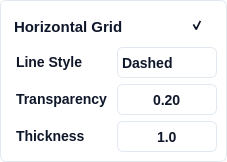
             <widget class="QFrame" name="verticalFrame_7">
              <property name="styleSheet">
               <string notr="true">background: #FFFFFF;
border: 1px solid #E2E8F0; /* slate/200 */
border-radius: 6px;</string>
              </property>
              <layout class="QVBoxLayout" name="verticalLayout_9">
               <property name="leftMargin">
                <number>9</number>
               </property>
               <property name="topMargin">
                <number>9</number>
               </property>
               <property name="rightMargin">
                <number>9</number>
               </property>
               <property name="bottomMargin">
                <number>9</number>
               </property>
               <item>
                <layout class="QHBoxLayout" name="horizontalLayout_59" stretch="0,0,0">
                 <property name="leftMargin">
                  <number>0</number>
                 </property>
                 <property name="topMargin">
                  <number>0</number>
                 </property>
                 <property name="rightMargin">
                  <number>0</number>
                 </property>
                 <property name="bottomMargin">
                  <number>0</number>
                 </property>
                 <item>
                  <widget class="QLabel" name="label_52">
                   <property name="styleSheet">
                    <string notr="true"> 	border: none;
	color: #0F172A;  /* Text color */
    font-family: 'Segoe UI', sans-serif;  /* Font family */
    font-style: normal;  /* Font style */
    font-weight: 500;  /* Font weight */
    font-size: 15px;  /* Font size */
    line-height: 24px;  /* Line height */
    padding-top: 4px;  /* Padding */</string>
                   </property>
                   <property name="text">
                    <string>&lt;html&gt;&lt;head/&gt;&lt;body&gt;&lt;p&gt;Horizontal Grid&lt;/p&gt;&lt;/body&gt;&lt;/html&gt;</string>
                   </property>
                  </widget>
                 </item>
                 <item>
                  <spacer name="horizontalSpacer_4">
                   <property name="orientation">
                    <enum>Qt::Horizontal</enum>
                   </property>
                   <property name="sizeHint" stdset="0">
                    <size>
                     <width>40</width>
                     <height>20</height>
                    </size>
                   </property>
                  </spacer>
                 </item>
                 <item>
                  <widget class="QCheckBox" name="pyqt5_checkbox_v_grid_visibility">
                   <property name="sizePolicy">
                    <sizepolicy hsizetype="Expanding" vsizetype="Expanding">
                     <horstretch>0</horstretch>
                     <verstretch>0</verstretch>
                    </sizepolicy>
                   </property>
                   <property name="minimumSize">
                    <size>
                     <width>31</width>
                     <height>31</height>
                    </size>
                   </property>
                   <property name="maximumSize">
                    <size>
                     <width>31</width>
                     <height>31</height>
                    </size>
                   </property>
                   <property name="styleSheet">
                    <string notr="true">/* Default State */
QCheckBox {
    border: none;    
	background: transparent;  /* Ghost button with no background */
    color: #0F172A;  /* Text color */
    border-radius: 6px;  /* Rounded corners */
    font-family: 'Segoe UI', sans-serif;  /* Font family */
    font-style: normal;  /* Font style */
    font-weight: 500;  /* Font weight */
    font-size: 14px;  /* Font size */
    line-height: 24px;  /* Line height */
	padding: 4px;	
}

QCheckBox:hover {
    /* Your styles for hover state */
	 background: #F1F5F9;  /* slate/100 */

}

QCheckBox:pressed {
    /* Your styles for pressed state */
	background: #DEE8F2;  /* Pressed background color */

}

QCheckBox::indicator:checked {
    /* Your styles for checked state */
	image: url(:/ui/qt/resources/checkbox/visible_icon.png);
}

QCheckBox::indicator:unchecked {
    /* Your styles for checked state */
	image: url(:/ui/qt/resources/checkbox/hiden_icon.png);
}

QCheckBox:focused {
    border: none;
}

</string>
                   </property>
                   <property name="text">
                    <string/>
                   </property>
                   <property name="checked">
                    <bool>true</bool>
                   </property>
                  </widget>
                 </item>
                </layout>
               </item>
               <item>
                <layout class="QHBoxLayout" name="horizontalLayout_60" stretch="1,1">
                 <property name="leftMargin">
                  <number>0</number>
                 </property>
                 <property name="topMargin">
                  <number>0</number>
                 </property>
                 <property name="rightMargin">
                  <number>0</number>
                 </property>
                 <property name="bottomMargin">
                  <number>0</number>
                 </property>
                 <item>
                  <widget class="QLabel" name="label_42">
                   <property name="styleSheet">
                    <string notr="true"> 	border: none;
	color: #0F172A;  /* Text color */
    font-family: 'Segoe UI', sans-serif;  /* Font family */
    font-style: normal;  /* Font style */
    font-weight: 500;  /* Font weight */
    font-size: 14px;  /* Font size */
    line-height: 24px;  /* Line height */
    padding-left: 2px;  /* Padding */</string>
                   </property>
                   <property name="text">
                    <string>&lt;html&gt;&lt;head/&gt;&lt;body&gt;&lt;p&gt;Line Style&lt;/p&gt;&lt;/body&gt;&lt;/html&gt;</string>
                   </property>
                  </widget>
                 </item>
                 <item>
                  <widget class="QComboBox" name="pyqt5_combo_v_grid_style">
                   <property name="minimumSize">
                    <size>
                     <width>100</width>
                     <height>31</height>
                    </size>
                   </property>
                   <property name="maximumSize">
                    <size>
                     <width>200</width>
                     <height>16777215</height>
                    </size>
                   </property>
                   <property name="styleSheet">
                    <string notr="true">QComboBox {
	background: #FFFFFF;
	border: 1px solid #E2E8F0; /* slate/200 */
	border-radius: 6px;
	color: #0F172A;  /* Text color */
    font-family: 'Segoe UI', sans-serif;  /* Font family */
    font-style: normal;  /* Font style */
    font-weight: 500;  /* Font weight */
    font-size: 14px;  /* Font size */
}

/* Drop-down button */
QComboBox::drop-down {
    border: none;	
}

/* Down arrow */
QComboBox::down-arrow {
    image: url(:/ui/qt/resources/checkbox/down_icon.png);
	padding-right: 12px;
}

/* Down arrow when disabled */
QComboBox::down-arrow:disabled {
}

/* Drop-down items */
QComboBox QAbstractItemView {
    border: 1px solid #E2E8F0; /* slate/200 */
    selection-background-color: #F1F5F9;
}

/* Individual items */
QComboBox::item {
    background-color: white;
    color: #0F172A;
}</string>
                   </property>
                   <property name="currentIndex">
                    <number>1</number>
                   </property>
                   <item>
                    <property name="text">
                     <string>Solid</string>
                    </property>
                    <property name="icon">
                     <iconset resource="resources/graphical_resources.qrc">
                      <normaloff>:/ui/qt/resources/dropdown/solid_line_icon.png</normaloff>:/ui/qt/resources/dropdown/solid_line_icon.png</iconset>
                    </property>
                   </item>
                   <item>
                    <property name="text">
                     <string>Dashed</string>
                    </property>
                    <property name="icon">
                     <iconset resource="resources/graphical_resources.qrc">
                      <normaloff>:/ui/qt/resources/dropdown/dashed_line_icon.png</normaloff>:/ui/qt/resources/dropdown/dashed_line_icon.png</iconset>
                    </property>
                   </item>
                   <item>
                    <property name="text">
                     <string>Dashdot</string>
                    </property>
                    <property name="icon">
                     <iconset resource="resources/graphical_resources.qrc">
                      <normaloff>:/ui/qt/resources/dropdown/dotdash_line_icon.png</normaloff>:/ui/qt/resources/dropdown/dotdash_line_icon.png</iconset>
                    </property>
                   </item>
                   <item>
                    <property name="text">
                     <string>Dotted</string>
                    </property>
                    <property name="icon">
                     <iconset resource="resources/graphical_resources.qrc">
                      <normaloff>:/ui/qt/resources/dropdown/dot_line_icon.png</normaloff>:/ui/qt/resources/dropdown/dot_line_icon.png</iconset>
                    </property>
                   </item>
                  </widget>
                 </item>
                </layout>
               </item>
               <item>
                <layout class="QHBoxLayout" name="horizontalLayout_42" stretch="1,1">
                 <property name="leftMargin">
                  <number>0</number>
                 </property>
                 <property name="topMargin">
                  <number>0</number>
                 </property>
                 <property name="rightMargin">
                  <number>0</number>
                 </property>
                 <property name="bottomMargin">
                  <number>0</number>
                 </property>
                 <item>
                  <widget class="QLabel" name="label_43">
                   <property name="styleSheet">
                    <string notr="true"> 	border: none;
	color: #0F172A;  /* Text color */
    font-family: 'Segoe UI', sans-serif;  /* Font family */
    font-style: normal;  /* Font style */
    font-weight: 500;  /* Font weight */
    font-size: 14px;  /* Font size */
    line-height: 24px;  /* Line height */
    padding-left: 2px;  /* Padding */</string>
                   </property>
                   <property name="text">
                    <string>&lt;html&gt;&lt;head/&gt;&lt;body&gt;&lt;p&gt;Transparency&lt;/p&gt;&lt;/body&gt;&lt;/html&gt;</string>
                   </property>
                  </widget>
                 </item>
                 <item>
                  <widget class="QDoubleSpinBox" name="pyqt5_spinbox_v_grid_transparency">
                   <property name="sizePolicy">
                    <sizepolicy hsizetype="Minimum" vsizetype="Fixed">
                     <horstretch>0</horstretch>
                     <verstretch>0</verstretch>
                    </sizepolicy>
                   </property>
                   <property name="minimumSize">
                    <size>
                     <width>100</width>
                     <height>31</height>
                    </size>
                   </property>
                   <property name="maximumSize">
                    <size>
                     <width>200</width>
                     <height>31</height>
                    </size>
                   </property>
                   <property name="styleSheet">
                    <string notr="true">QDoubleSpinBox {
	background: #FFFFFF;
	border: 1px solid #E2E8F0; /* slate/200 */
	border-radius: 6px;
	color: #0F172A;  /* Text color */
    font-family: 'Segoe UI', sans-serif;  /* Font family */
    font-style: normal;  /* Font style */
    font-weight: 500;  /* Font weight */
    font-size: 14px;  /* Font size */
}

QDoubleSpinBox:focus {
}

QDoubleSpinBox:disabled {
}

QDoubleSpinBox::up-button {
	background: #FFFFFF;
	border: none; 
	subcontrol-position: center right;
	padding-right: 10px;
}

QDoubleSpinBox::down-button {
	background: #FFFFFF;
	border: none;
	subcontrol-position: center left;
	padding-left: 10px;
}

QDoubleSpinBox::up-arrow {
	image: url(:/ui/qt/resources/buttons/add_icon.png);
	width: 20px;
    height: 20px;
}

QDoubleSpinBox::down-arrow {	
	image: url(:/ui/qt/resources/buttons/substract_icon.png);
	width: 20px;
    height: 20px;
}

QDoubleSpinBox::up-arrow:disabled, QSpinBox::up-arrow:off {
}

QDoubleSpinBox::down-arrow:disabled, QSpinBox::down-arrow:off {
}</string>
                   </property>
                   <property name="alignment">
                    <set>Qt::AlignCenter</set>
                   </property>
                   <property name="decimals">
                    <number>2</number>
                   </property>
                   <property name="minimum">
                    <double>0.050000000000000</double>
                   </property>
                   <property name="maximum">
                    <double>1.000000000000000</double>
                   </property>
                   <property name="singleStep">
                    <double>0.050000000000000</double>
                   </property>
                   <property name="value">
                    <double>0.200000000000000</double>
                   </property>
                  </widget>
                 </item>
                </layout>
               </item>
               <item>
                <layout class="QHBoxLayout" name="horizontalLayout_61" stretch="1,1">
                 <property name="leftMargin">
                  <number>0</number>
                 </property>
                 <property name="topMargin">
                  <number>0</number>
                 </property>
                 <property name="rightMargin">
                  <number>0</number>
                 </property>
                 <property name="bottomMargin">
                  <number>0</number>
                 </property>
                 <item>
                  <widget class="QLabel" name="label_44">
                   <property name="styleSheet">
                    <string notr="true"> 	border: none;
	color: #0F172A;  /* Text color */
    font-family: 'Segoe UI', sans-serif;  /* Font family */
    font-style: normal;  /* Font style */
    font-weight: 500;  /* Font weight */
    font-size: 14px;  /* Font size */
    line-height: 24px;  /* Line height */
    padding-left: 2px;  /* Padding */</string>
                   </property>
                   <property name="text">
                    <string>&lt;html&gt;&lt;head/&gt;&lt;body&gt;&lt;p&gt;Thickness&lt;/p&gt;&lt;/body&gt;&lt;/html&gt;</string>
                   </property>
                  </widget>
                 </item>
                 <item>
                  <widget class="QDoubleSpinBox" name="pyqt5_spinbox_v_grid_width">
                   <property name="sizePolicy">
                    <sizepolicy hsizetype="Minimum" vsizetype="Fixed">
                     <horstretch>0</horstretch>
                     <verstretch>0</verstretch>
                    </sizepolicy>
                   </property>
                   <property name="minimumSize">
                    <size>
                     <width>100</width>
                     <height>31</height>
                    </size>
                   </property>
                   <property name="maximumSize">
                    <size>
                     <width>200</width>
                     <height>31</height>
                    </size>
                   </property>
                   <property name="styleSheet">
                    <string notr="true">QDoubleSpinBox {
	background: #FFFFFF;
	border: 1px solid #E2E8F0; /* slate/200 */
	border-radius: 6px;
	color: #0F172A;  /* Text color */
    font-family: 'Segoe UI', sans-serif;  /* Font family */
    font-style: normal;  /* Font style */
    font-weight: 500;  /* Font weight */
    font-size: 14px;  /* Font size */
}

QDoubleSpinBox:focus {
}

QDoubleSpinBox:disabled {
}

QDoubleSpinBox::up-button {
	background: #FFFFFF;
	border: none; 
	subcontrol-position: center right;
	padding-right: 10px;
}

QDoubleSpinBox::down-button {
	background: #FFFFFF;
	border: none;
	subcontrol-position: center left;
	padding-left: 10px;
}

QDoubleSpinBox::up-arrow {
	image: url(:/ui/qt/resources/buttons/add_icon.png);
	width: 20px;
    height: 20px;
}

QDoubleSpinBox::down-arrow {	
	image: url(:/ui/qt/resources/buttons/substract_icon.png);
	width: 20px;
    height: 20px;
}

QDoubleSpinBox::up-arrow:disabled, QSpinBox::up-arrow:off {
}

QDoubleSpinBox::down-arrow:disabled, QSpinBox::down-arrow:off {
}</string>
                   </property>
                   <property name="alignment">
                    <set>Qt::AlignCenter</set>
                   </property>
                   <property name="decimals">
                    <number>1</number>
                   </property>
                   <property name="minimum">
                    <double>0.500000000000000</double>
                   </property>
                   <property name="maximum">
                    <double>10.000000000000000</double>
                   </property>
                   <property name="singleStep">
                    <double>0.500000000000000</double>
                   </property>
                   <property name="value">
                    <double>1.000000000000000</double>
                   </property>
                  </widget>
                 </item>
                </layout>
               </item>
              </layout>
             </widget>
